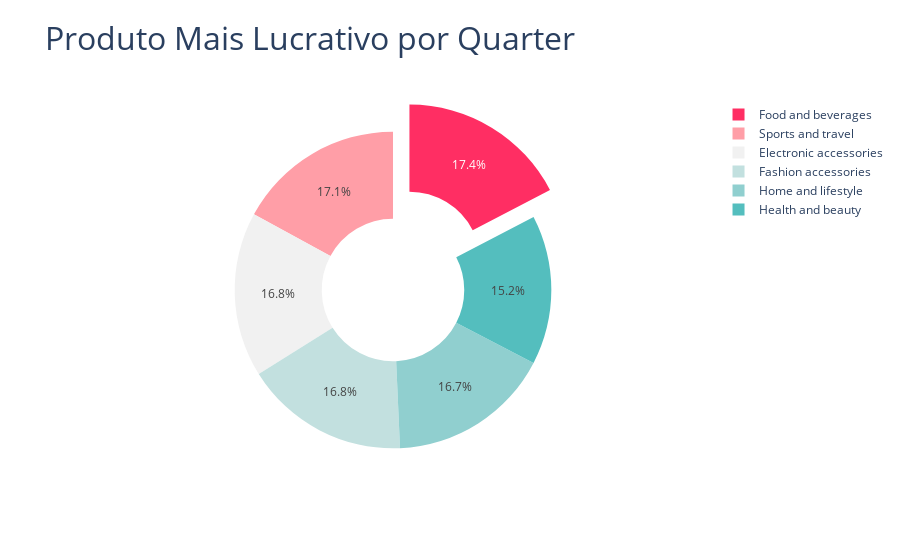

This figure's notebook cell:
### Code cell
# 10 - Produto mais lucrativo (maior receita gross_income) por quarter
gross_income_by_quarter_product = df.groupby(["quarter", "product_line"])["gross_income"].sum().reset_index()
most_profitable_each_quarter = gross_income_by_quarter_product.loc[gross_income_by_quarter_product.groupby("quarter")["gross_income"].idxmax()]
gross_income_by_quarter_product["most_profitable"] = gross_income_by_quarter_product.apply(lambda x: ("Most Profitable" if (x["quarter"], x["product_line"]) in most_profitable_each_quarter[["quarter", "product_line"]].values else "Other"), axis=1)

# Grafico
# Cores
color_pink_foam_palette_divergent_6 = [
    "#54bebe",
    "#90cfcf",
    "#c2e0df",
    "#f1f1f1",
    "#ff9ea7",
    "#ff2e63",
]

# Ordenando o DataFrame por gross_income
gross_income_by_quarter_product = gross_income_by_quarter_product.sort_values(by="gross_income")

# Mapeando as cores para os produtos em ordem
color_mapping = dict(
    zip(gross_income_by_quarter_product["product_line"], color_pink_foam_palette_divergent_6)
)

# Criando o gráfico de rosquinha
fig = go.Figure(
    data=[
        go.Pie(
            labels=gross_income_by_quarter_product["product_line"],
            values=gross_income_by_quarter_product["gross_income"],
            hole=0.45,
            pull=[
                0.2 if i == "Most Profitable" else 0
                for i in gross_income_by_quarter_product["most_profitable"]
            ],
            marker=dict(
                colors=[
                    color_mapping[product]
                    for product in gross_income_by_quarter_product["product_line"]
                ]
            ),  # Use a paleta de cores personalizada
        )
    ]
)  # hole parameter creates the donut shape

# Atualizando o layout do gráfico
fig.update_layout(
    title_text="Produto Mais Lucrativo por Quarter",
    title_font=dict(size=32),
    autosize=False,
    # height=800,
    showlegend=True,
)

# Exibir o gráfico
fig.show()

### Figure 1 — Plotly figure (JSON) as saved in the notebook; plotly's stock layout.template omitted (floating-point values rounded to 4 significant figures)
{"data": [{"hole": 0.45, "labels": ["Health and beauty", "Home and lifestyle", "Fashion accessories", "Electronic accessories", "Sports and travel", "Food and beverages"], "marker": {"colors": ["#54bebe", "#90cfcf", "#c2e0df", "#f1f1f1", "#ff9ea7", "#ff2e63"]}, "pull": [0, 0, 0, 0, 0, 0.2], "type": "pie", "values": [2343.0, 2565.0, 2586.0, 2588.0, 2625.0, 2674.0]}], "layout": {"autosize": false, "showlegend": true, "title": {"font": {"size": 32}, "text": "Produto Mais Lucrativo por Quarter"}}}
